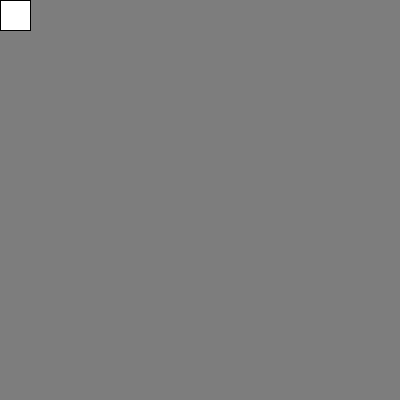
Frame 1 (no input)
Frame 60 (the mouse pressed at the canvas centre just before this capture): identical to frame 1, image omitted
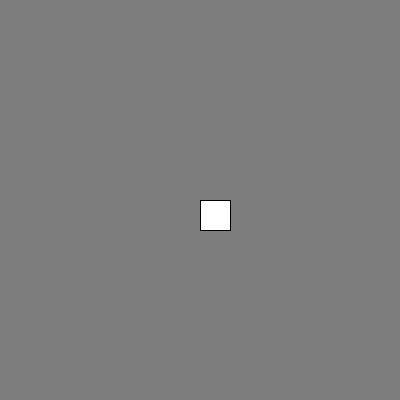
Frame 120 (the mouse held since frame 60 and released just before this capture)

The Processing sketch that drew these frames (run headless with seeded random() and noise(); from frame 60 on, the mouse is pressed at the canvas centre):

// Processing sketch: movesquare
// ── movesquare.pde
void setup() {
   size(400,400);
}

void draw() {
    background(125,125,125);
    square(mouseX, mouseY, 30);
}
